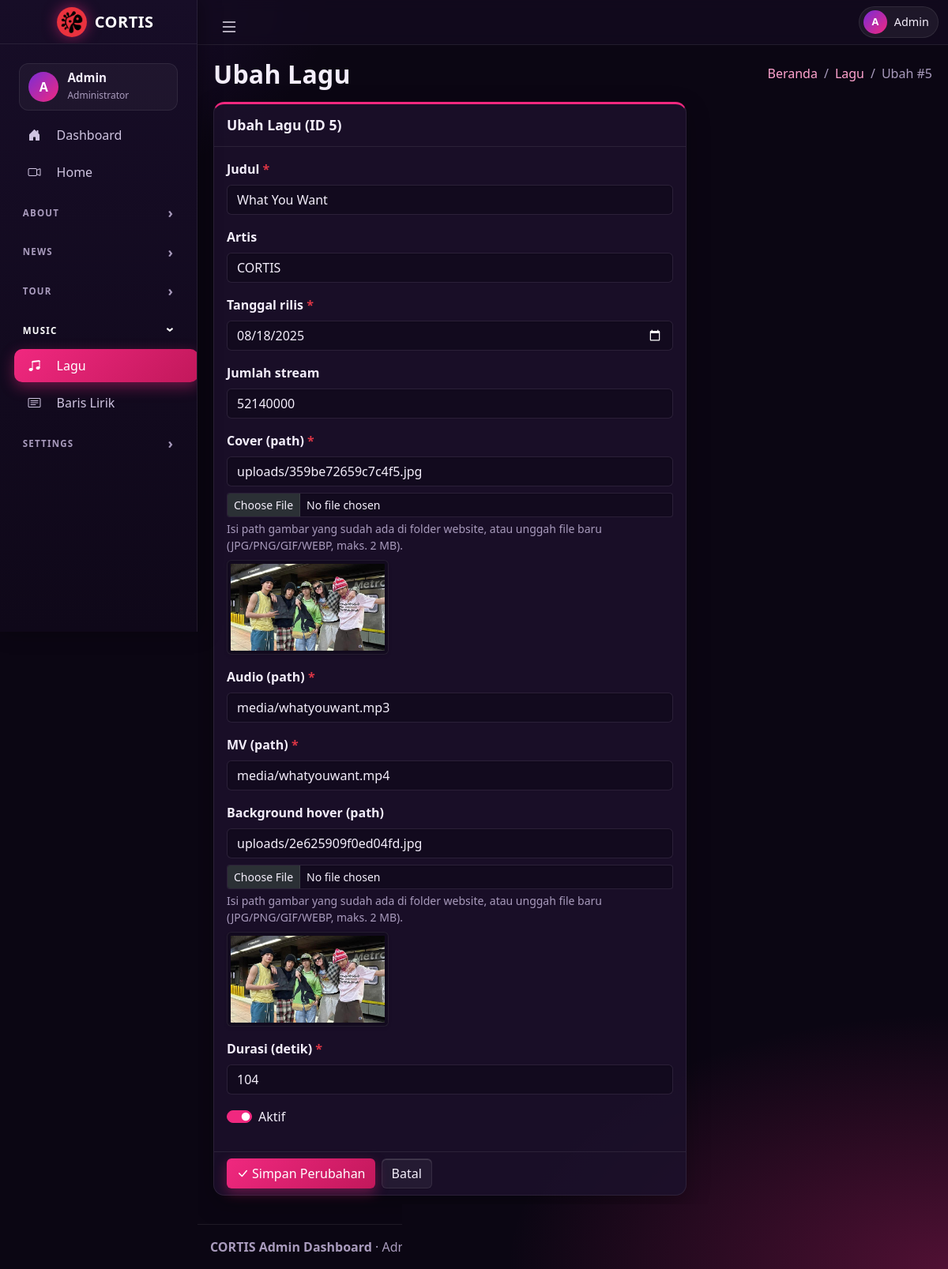
/form.php?t=songs&id=5, run on the app's committed database.
### tables this page shows
CREATE TABLE `songs` (
  `song_id` int(11) NOT NULL,
  `title` varchar(100) NOT NULL,
  `artist_name` varchar(100) NOT NULL DEFAULT 'CORTIS',
  `release_date` date NOT NULL,
  `stream_count` bigint(20) NOT NULL DEFAULT 0,
  `cover_url` varchar(255) NOT NULL,
  `audio_url` varchar(255) NOT NULL,
  `mv_url` varchar(255) NOT NULL,
  `hover_background_url` varchar(255) DEFAULT NULL,
  `duration_seconds` int(11) NOT NULL,
  `is_active` tinyint(1) NOT NULL DEFAULT 1,
  `created_at` datetime NOT NULL DEFAULT current_timestamp(),
  `updated_at` datetime NOT NULL DEFAULT current_timestamp() ON UPDATE current_timestamp()
);

### includes/fungsi.php (called while the page is built, shortened)
<?php
$TABEL = require __DIR__ . "/../config/tables.php";
function url_gambar($path) {
  static $base = null;
  if ($base === null) $base = (require __DIR__ . "/../config/tampilan.php")['url_website'] ?? '';
  $path = (string) $path;
  if (preg_match('#^(https?:)?//#i', $path) || $path[0] === '/' || strpos($path, 'uploads/') === 0) return $path;
  return $base . $path;
}
function h($s) {
  return htmlspecialchars((string) $s, ENT_QUOTES, 'UTF-8');
}
function ambil_tabel($nama) {
  global $TABEL;
  return $TABEL[$nama];
}
function url_tabel($t, array $p = []) {
  $p = array_filter(array_merge(['t' => $t], $p), fn($v) => $v !== '' && $v !== null);
  return 'tabel.php?' . http_build_query($p);
}

### config/tampilan.php (called while the page is built)
<?php
return [
  'url_website' => '',
];

### form.php (the view, shortened to what this page needs)
<?php
require_once __DIR__ . "/includes/fungsi.php";
require_once __DIR__ . "/includes/layout.php";
$t   = $_GET['t'] ?? ($_POST['t'] ?? '');
$cfg = ambil_tabel($t);
$pk  = $cfg['pk'];
$cols = $cfg['cols'];
$fields = array_filter($cols, fn($c) => $c['form']);
$id = $_GET['id'] ?? ($_POST['id'] ?? '');
$edit = ($id !== '' && ctype_digit((string) $id));
$row = null;
if ($edit) {
  $st = $pdo->prepare("SELECT * FROM `$t` WHERE `$pk` = ?");
  $st->execute([$id]);
  $row = $st->fetch();
}
$errors = [];
$old = [];
function nilai_form($n, $c) {
  global $old, $row, $edit;
  if ($edit && $row) {
    $v = $row[$n];
    return $v;
  }
  return $c['default'] === 'CURRENT_TIMESTAMP' ? '' : ($c['default'] ?? '');
}
$judul = ($edit ? "Ubah " : "Tambah ") . $cfg['label'];
?>
<div class="row">
  <div class="col-lg-8">
    <div class="card card-primary card-outline mb-4">
      <div class="card-header"><h3 class="card-title"><?= h($judul) ?> <?= $edit ? '(ID ' . h($id) . ')' : '' ?></h3></div>
      <form method="post" action="form.php?t=<?= h($t) ?>" enctype="multipart/form-data" novalidate>
        <div class="card-body">
          <?php foreach ($fields as $n => $c) {
            $v = nilai_form($n, $c);
            $err = $errors[$n] ?? '';
            $idf = 'f_' . $n;
            $kelas = 'form-control' . ($err ? ' is-invalid' : '');
            $wajib = $c['required'] && !($c['type'] === 'password' && $edit); ?>
            <div class="mb-3">
              <?php if ($c['type'] === 'bool') { ?>
                <div class="form-check form-switch">
                  <input class="form-check-input" type="checkbox" role="switch" id="<?= $idf ?>" name="<?= $idf ?>" value="1" <?= $v ? 'checked' : '' ?>>
                  <label class="form-check-label" for="<?= $idf ?>"><?= h($c['label']) ?></label>
                </div>
              <?php } else { ?>
                <label for="<?= $idf ?>" class="form-label"><?= h($c['label']) ?><?= $wajib ? ' <span class="text-danger">*</span>' : '' ?></label>
                <?php if ($c['type'] === 'textarea') { ?>
                  <textarea class="<?= $kelas ?>" id="<?= $idf ?>" name="<?= $idf ?>" rows="5"><?= h($v) ?></textarea>
                <?php } elseif ($c['type'] === 'password') { ?>
                  <input type="password" class="<?= $kelas ?>" id="<?= $idf ?>" name="<?= $idf ?>" autocomplete="new-password"
                         placeholder="<?= $edit ? 'Kosongkan jika tidak diganti' : 'Minimal 6 karakter' ?>">
                <?php } elseif ($c['type'] === 'image') { ?>
                  <input type="text" class="<?= $kelas ?>" id="<?= $idf ?>" name="<?= $idf ?>" maxlength="<?= (int) $c['max'] ?>"
                         value="<?= h($v) ?>" placeholder="mis. images/member1.jpg">
                  <div class="mt-2">
                    <input type="file" class="form-control form-control-sm" name="file_<?= h($n) ?>" accept="image/*">
                    <div class="form-text">Isi path gambar yang sudah ada di folder website, atau unggah file baru (JPG/PNG/GIF/WEBP, maks. 2 MB).</div>
                  </div>
                  <?php if ($v) { ?>
                    <img src="<?= h(url_gambar($v)) ?>" alt="Pratinjau" class="img-thumbnail mt-2" style="max-height:120px" onerror="this.style.display='none'">
                  <?php } ?>
                <?php } else {
                  $tipe = ['number' => 'number', 'date' => 'date', 'datetime' => 'datetime-local'][$c['type']] ?? 'text'; ?>
                  <input type="<?= $tipe ?>" class="<?= $kelas ?>" id="<?= $idf ?>" name="<?= $idf ?>"
                         value="<?= h($v) ?>" <?= $c['max'] ? 'maxlength="' . (int) $c['max'] . '"' : '' ?>
                         <?= $c['type'] === 'datetime' ? 'step="1"' : '' ?>>
                <?php } ?>
              <?php } ?>
            </div>
          <?php } ?>
        </div>
        <div class="card-footer d-flex gap-2">
          <button type="submit" class="btn btn-primary"><i class="bi bi-check-lg me-1"></i><?= $edit ? 'Simpan Perubahan' : 'Simpan' ?></button>
          <a href="<?= h(url_tabel($t)) ?>" class="btn btn-outline-secondary">Batal</a>
        </div>
      </form>
    </div>
  </div>
</div>

### css/cortis-theme.css (style rules this page uses)
:root { --cx-accent: #f0287f; --cx-accent-2: #c2185b; --cx-accent-soft: rgba(240, 40, 127, .16); --cx-bg: #0b0613; --cx-panel: #140c21; --cx-card: rgba(28, 17, 44, .86); --cx-card-solid: #1b112c; --cx-input: #120a1e; --cx-line: rgba(255, 255, 255, .08); --cx-text: #f4eefb; --cx-muted: #a99bbd; --cx-blue: #2f6df6; --cx-red: #e0264a; --cx-radius: 14px; }
html[data-bs-theme="dark"] { --bs-body-bg: var(--cx-bg); --bs-body-color: var(--cx-text); --bs-secondary-color: var(--cx-muted); --bs-border-color: var(--cx-line); --bs-link-color: #ff7ab8; --bs-link-hover-color: #ffa3cf; --bs-primary: var(--cx-accent); --bs-primary-rgb: 240, 40, 127; }
body { color: var(--cx-text); background: radial-gradient(900px 520px at 100% 100%, rgba(240, 40, 127, .30), transparent 62%), radial-gradient(700px 420px at 0% 0%, rgba(120, 50, 210, .20), transparent 60%), var(--cx-bg) !important; background-attachment: fixed !important; }
.card, .cx-card { background: var(--cx-card) !important; border: 1px solid var(--cx-line) !important; border-radius: var(--cx-radius) !important; box-shadow: 0 10px 30px rgba(0, 0, 0, .28) !important; color: var(--cx-text); }
.card-header, .card-footer { background: transparent !important; border-color: var(--cx-line) !important; }
.card.card-outline.card-primary { border-top: 3px solid var(--cx-accent) !important; }
.card-title { font-weight: 700; }
.btn-primary { background: linear-gradient(135deg, var(--cx-accent), var(--cx-accent-2)) !important; border: 0 !important; color: #fff !important; box-shadow: 0 6px 16px rgba(240, 40, 127, .35); }
.btn-outline-secondary { color: var(--cx-text); border-color: var(--cx-line); background: rgba(255, 255, 255, .05); }
.form-control, .form-select, .input-group-text { background-color: var(--cx-input) !important; color: var(--cx-text) !important; border-color: var(--cx-line) !important; }
.form-control::placeholder { color: #75698a; }
.form-text { color: var(--cx-muted) !important; }
.form-check-input:checked { background-color: var(--cx-accent); border-color: var(--cx-accent); }
.form-label { font-weight: 600; }
input[type="date"], input[type="datetime-local"] { color-scheme: dark; }
.img-thumbnail { background: var(--cx-input); border-color: var(--cx-line); }

### data on the page
songs: title "What You Want", label "Artis", artist_name "CORTIS", label "Tanggal rilis", release_date "08/18/2025", stream_count "52140000", cover_url "uploads/359be72659c7c4f5.jpg", cover_url (picture), audio_url "media/whatyouwant.mp3", mv_url "media/whatyouwant.mp4", hover_background_url "uploads/2e625909f0ed04fd.jpg", hover_background_url (picture), label "Durasi (detik)", duration_seconds "104", is_active "☑", label "Aktif"

### other printed values
$nama_grup "Home"
$nama_grup "ABOUT"
$nama_grup "NEWS"
$nama_grup "TOUR"
$nama_grup "MUSIC"
$cfg['label'] "Lagu"
$cfg['label'] "Baris Lirik"
$nama_grup "SETTINGS"
$judul "Ubah Lagu"
$b[0] "Lagu"
$b "Ubah #5"
$id "5"
$c['label'] "Judul"
$c['label'] "Jumlah stream"
$c['label'] "Cover (path)"
